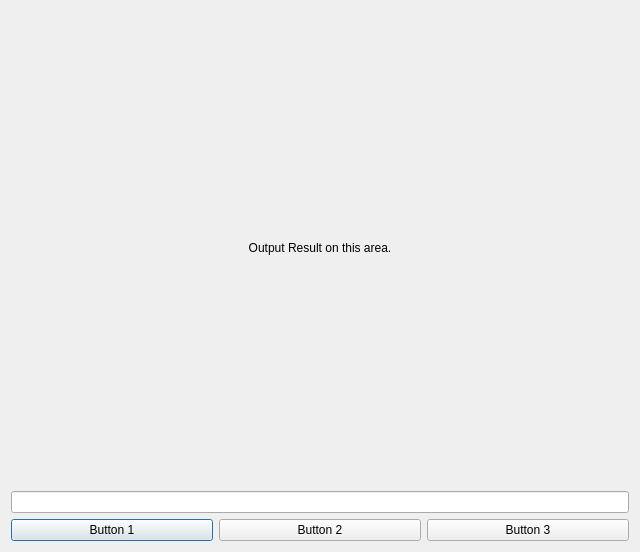
<?xml version="1.0" encoding="UTF-8"?>
<ui version="4.0">
 <class>Dialog</class>
 <widget class="QDialog" name="Dialog">
  <property name="geometry">
   <rect>
    <x>0</x>
    <y>0</y>
    <width>640</width>
    <height>552</height>
   </rect>
  </property>
  <property name="windowTitle">
   <string>Dialog</string>
  </property>
  <layout class="QVBoxLayout" name="verticalLayout">
   <item>
    <widget class="QLabel" name="label">
     <property name="minimumSize">
      <size>
       <width>0</width>
       <height>400</height>
      </size>
     </property>
     <property name="text">
      <string>Output Result on this area.</string>
     </property>
     <property name="alignment">
      <set>Qt::AlignCenter</set>
     </property>
    </widget>
   </item>
   <item>
    <widget class="QLineEdit" name="lineEdit"/>
   </item>
   <item>
    <layout class="QHBoxLayout" name="horizontalLayout">
     <item>
      <widget class="QPushButton" name="pushButton_2">
       <property name="text">
        <string>Button 1</string>
       </property>
      </widget>
     </item>
     <item>
      <widget class="QPushButton" name="pushButton">
       <property name="text">
        <string>Button 2</string>
       </property>
      </widget>
     </item>
     <item>
      <widget class="QPushButton" name="pushButton_3">
       <property name="text">
        <string>Button 3</string>
       </property>
      </widget>
     </item>
    </layout>
   </item>
  </layout>
 </widget>
 <resources/>
 <connections>
  <connection>
   <sender>pushButton_2</sender>
   <signal>clicked()</signal>
   <receiver>Dialog</receiver>
   <slot>slot1()</slot>
   <hints>
    <hint type="sourcelabel">
     <x>112</x>
     <y>496</y>
    </hint>
    <hint type="destinationlabel">
     <x>113</x>
     <y>392</y>
    </hint>
   </hints>
  </connection>
  <connection>
   <sender>pushButton</sender>
   <signal>clicked()</signal>
   <receiver>Dialog</receiver>
   <slot>slot2()</slot>
   <hints>
    <hint type="sourcelabel">
     <x>333</x>
     <y>493</y>
    </hint>
    <hint type="destinationlabel">
     <x>336</x>
     <y>420</y>
    </hint>
   </hints>
  </connection>
  <connection>
   <sender>pushButton_3</sender>
   <signal>clicked()</signal>
   <receiver>Dialog</receiver>
   <slot>slot3()</slot>
   <hints>
    <hint type="sourcelabel">
     <x>538</x>
     <y>499</y>
    </hint>
    <hint type="destinationlabel">
     <x>543</x>
     <y>405</y>
    </hint>
   </hints>
  </connection>
  <connection>
   <sender>lineEdit</sender>
   <signal>textChanged(QString)</signal>
   <receiver>label</receiver>
   <slot>setText(QString)</slot>
   <hints>
    <hint type="sourcelabel">
     <x>202</x>
     <y>429</y>
    </hint>
    <hint type="destinationlabel">
     <x>206</x>
     <y>387</y>
    </hint>
   </hints>
  </connection>
 </connections>
 <slots>
  <slot>slot1()</slot>
  <slot>slot2()</slot>
  <slot>slot3()</slot>
 </slots>
</ui>
